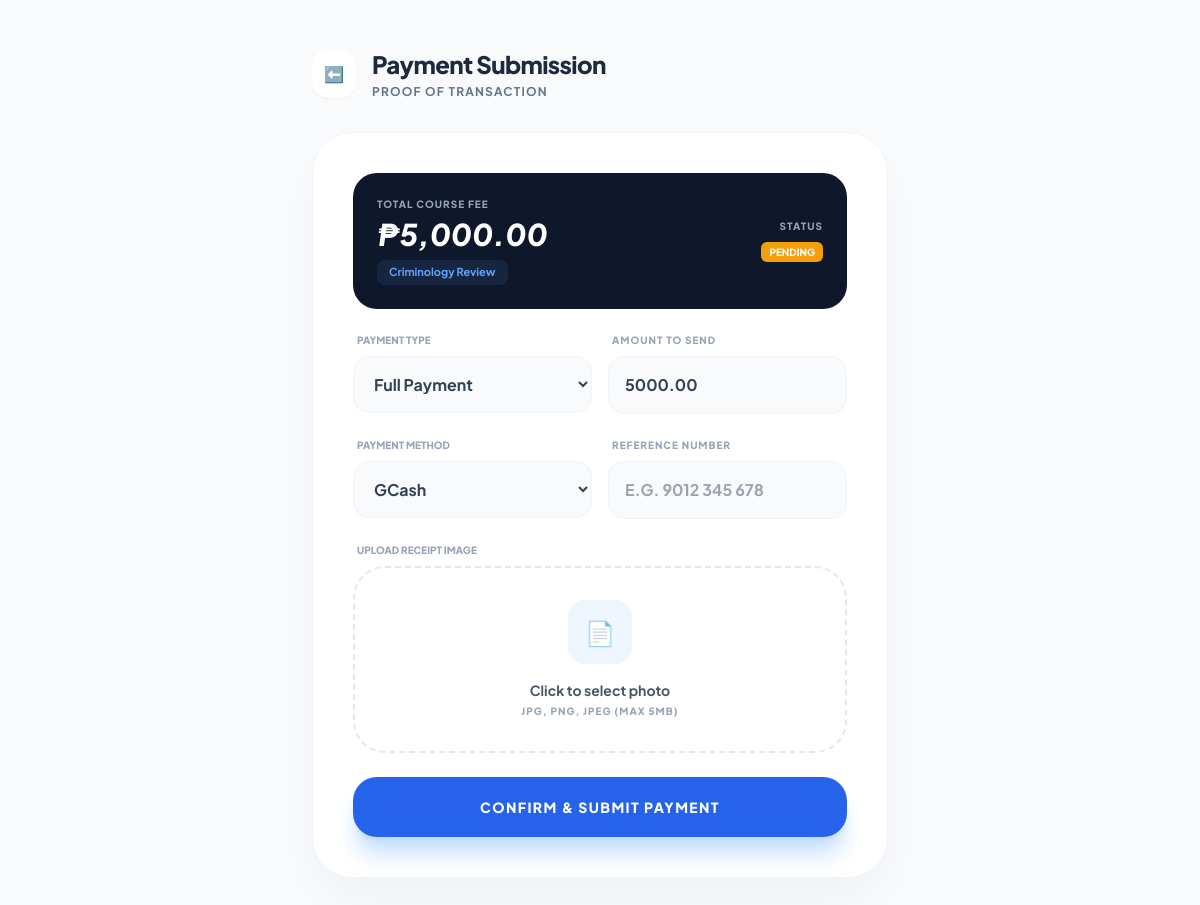
/payment.php (signed in), run on the app's committed database.
### tables this page shows
CREATE TABLE `enrollments` (
  `id` int(11) NOT NULL,
  `user_id` int(11) NOT NULL,
  `program_type` varchar(100) DEFAULT 'Criminology Review',
  `status` enum('pending','enrolled','completed') DEFAULT 'pending',
  `enrolled_at` varchar(100) NOT NULL COMMENT 'REVIEW CENTER LOCATION WHERE STUDENTS ENROLLED\r\n',
  `enrollment_date` date DEFAULT NULL,
  `created_at` timestamp NOT NULL DEFAULT current_timestamp(),
  `batch` varchar(50) DEFAULT NULL,
  `insured` tinyint(1) NOT NULL COMMENT 'INSURANCE FOR STUDENTS IF THEY ARE BEING LISTED TO INSURANCE',
  `total_fee` decimal(10,2) DEFAULT NULL
);

### payment.php (the view, shortened to what this page needs)
<?php
include 'db.php';
$user_id = $_SESSION['user_id'];
$message = "";
$enroll_check = mysqli_query($conn, "SELECT * FROM enrollments WHERE user_id = '$user_id' AND status != 'completed' ORDER BY created_at DESC LIMIT 1");
$enrollment = mysqli_fetch_assoc($enroll_check);
?>
<!DOCTYPE html>
<html lang="en">
<head>
    <script src="https://cdn.tailwindcss.com"></script>
</head>
<body class="bg-slate-50 min-h-screen py-12 px-4">
    <div class="max-w-xl mx-auto">
        <div class="flex items-center gap-4 mb-8">
            <a href="student_dashboard.php" class="p-3 bg-white rounded-2xl shadow-sm hover:bg-slate-100 transition">⬅️</a>
            <div>
                <h1 class="text-2xl font-black text-slate-800 tracking-tight">Payment Submission</h1>
                <p class="text-xs text-slate-500 font-bold uppercase tracking-widest mt-1">Proof of Transaction</p>
            </div>
        </div>
        <?php if(!$enrollment && !$message): ?>
            <div class="bg-white p-10 rounded-[2.5rem] border border-slate-200 text-center shadow-xl shadow-blue-900/5">
                <div class="text-4xl mb-4">⚠️</div>
                <p class="text-slate-800 font-bold text-lg">No Enrollment Found</p>
                <p class="text-slate-500 text-sm mt-2 mb-6">You need an active enrollment record to process a payment.</p>
                <a href="enroll.php" class="inline-block bg-blue-600 text-white px-8 py-3 rounded-xl font-bold">Enroll Now</a>
            </div>
        <?php else: ?>
            <div class="bg-white rounded-[2.5rem] shadow-2xl shadow-blue-900/5 border border-slate-100 overflow-hidden">
                <div class="p-8 md:p-10">
                    <?php if($message): ?>
                        <div class="text-center py-6">
                            <div class="w-20 h-20 bg-green-50 text-green-500 rounded-[2rem] flex items-center justify-center mx-auto mb-6 text-3xl">🎉</div>
                            <h2 class="text-2xl font-black text-slate-800 mb-2">Submitted!</h2>
                            <p class="text-slate-500 text-sm leading-relaxed mb-8"><?= $message ?></p>
                            <a href="student_dashboard.php" class="block w-full bg-slate-900 text-white py-4 rounded-2xl font-bold transition hover:bg-slate-800">Return to Dashboard</a>
                        </div>
                    <?php else: ?>
                        <form action="" method="POST" enctype="multipart/form-data" class="space-y-6">
                            <div class="bg-slate-900 rounded-3xl p-6 text-white relative overflow-hidden">
                                <div class="relative z-10 flex justify-between items-center">
                                    <div>
                                        <p class="text-slate-400 text-[10px] font-black uppercase tracking-widest mb-1">Total Course Fee</p>
                                        <h3 class="text-3xl font-black italic">₱<?= number_format($enrollment['total_fee'], 2) ?></h3>
                                        <p class="text-[11px] text-blue-400 font-bold mt-2 px-3 py-1 bg-blue-400/10 rounded-lg inline-block"><?= $enrollment['program_type'] ?></p>
                                    </div>
                                    <div class="text-right">
                                        <p class="text-slate-400 text-[10px] font-black uppercase tracking-widest mb-1">Status</p>
                                        <span class="text-[10px] font-black px-2 py-1 bg-amber-500 rounded-md uppercase"><?= $enrollment['status'] ?></span>
                                    </div>
                                </div>
                            </div>
                            <div class="grid grid-cols-1 md:grid-cols-2 gap-4">
                                <div>
                                    <label class="block text-[10px] font-black text-slate-400 uppercase mb-2 ml-1">Payment Type</label>
                                    <select name="payment_type" class="w-full p-4 bg-slate-50 border border-slate-100 rounded-2xl focus:ring-4 focus:ring-blue-500/5 outline-none font-bold text-slate-700">
                                        <option value="full">Full Payment</option>
                                    </select>
                                </div>
                                <div>
                                    <label class="block text-[10px] font-black text-slate-400 uppercase mb-2 ml-1 tracking-widest">Amount to Send</label>
                                    <input type="number" name="amount" value="<?= $enrollment['total_fee'] ?>" step="0.01" required
                                           class="w-full p-4 bg-slate-50 border border-slate-100 rounded-2xl focus:ring-4 focus:ring-blue-500/5 outline-none font-bold text-slate-700">
                                </div>
                            </div>
                            <div class="grid grid-cols-1 md:grid-cols-2 gap-4">
                                <div>
                                    <label class="block text-[10px] font-black text-slate-400 uppercase mb-2 ml-1">Payment Method</label>
                                    <select name="payment_method" class="w-full p-4 bg-slate-50 border border-slate-100 rounded-2xl focus:ring-4 focus:ring-blue-500/5 outline-none font-bold text-slate-700">
                                        <option value="GCash">GCash</option>
                                    </select>
                                </div>
                                <div>
                                    <label class="block text-[10px] font-black text-slate-400 uppercase mb-2 ml-1 tracking-widest">Reference Number</label>
                                    <input type="text" name="reference_number" required placeholder="e.g. 9012 345 678"
                                           class="w-full p-4 bg-slate-50 border border-slate-100 rounded-2xl focus:ring-4 focus:ring-blue-500/5 outline-none font-bold text-slate-700 uppercase">
                                </div>
                            </div>
                            <div>
                                <label class="block text-[10px] font-black text-slate-400 uppercase mb-2 ml-1">Upload Receipt Image</label>
                                <div id="drop-area" class="relative group border-2 border-dashed border-slate-200 rounded-[2rem] p-8 text-center hover:bg-slate-50 hover:border-blue-400 transition-all cursor-pointer">
                                    <div id="upload-placeholder">
                                        <div class="w-16 h-16 bg-blue-50 text-blue-600 rounded-2xl flex items-center justify-center mx-auto mb-4 text-2xl group-hover:scale-110 transition">📄</div>
                                        <p class="text-slate-600 font-bold text-sm">Click to select photo</p>
                                        <p class="text-[10px] text-slate-400 mt-1 uppercase font-black tracking-widest">JPG, PNG, JPEG (MAX 5MB)</p>
                                    </div>
                                </div>
                            </div>
                            <button type="submit" name="submit_payment" class="w-full py-5 bg-blue-600 text-white font-black rounded-[1.5rem] hover:bg-blue-700 transition shadow-xl shadow-blue-200 hover:-translate-y-1 active:translate-y-0 uppercase tracking-widest text-sm">
                                Confirm & Submit Payment
                            </button>
                        </form>
                    <?php endif; ?>
                </div>
            </div>
        <?php endif; ?>
    </div>
</body>
</html>

### payment.php (style rules this page uses)
body { font-family: 'Plus Jakarta Sans', sans-serif; }

### data on the page
enrollments: total_fee "5,000.00", program_type "Criminology Review", status "PENDING", amount "5000.00"
